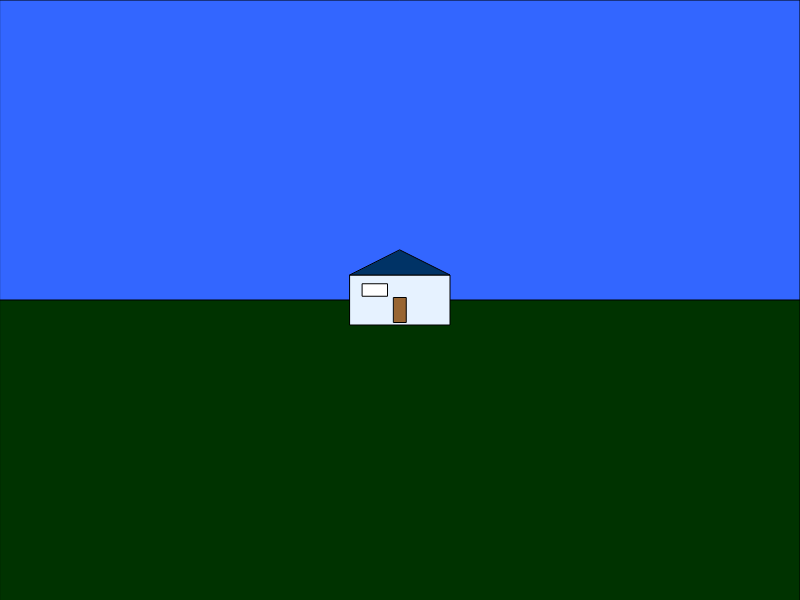
Frame 1 (no input)
Frame 60 (no input): identical to frame 1, image omitted
Frame 120 (the mouse pressed at the canvas centre since frame 60): identical to frame 1, image omitted

The p5.js sketch that drew this single still picture (run headless with seeded random() and noise() and a simulated clock; from frame 60 on, the mouse is pressed at the canvas centre):

// p5.js sketch
// ── sketch.js
/*
House Assignment
Created by Zubair Abdalla
Mar 18 2019
*/
function setup() {
  // put setup code here
  createCanvas(800,600);
}

function draw() {
  // variables for house width and height
  let houseWidth=100;
  /*
  The scale value can be changed to make the entire house bigger or smaller
  This should be the only variable that needs to be changed
  */
  let scale=1;
  let x=400;
  let y=300;

  rectMode(CENTER);
  // Sky
  fill(51,102,255);
  rect(400,300,800,600);
  // Ground
  fill(0,51,0);
  rect(400,600,800,600);
  // Base of the house
  fill(230,242,255);
  rect(x,y,houseWidth*scale,houseWidth/2*scale);
  // Window of the house
  fill(255,255,255);
  rect(x-25*scale,y-10*scale,houseWidth*scale/4,houseWidth/2*scale/4);
  // Door of the house
  fill(153,102,51);
  rect(x,y+10*scale,houseWidth/8*scale,25*scale);
  // Roof of the house
  fill(0,51,102);
  triangle(x-50*scale,y-25*scale,x+50*scale,y-25*scale,x,y-50*scale);

}
